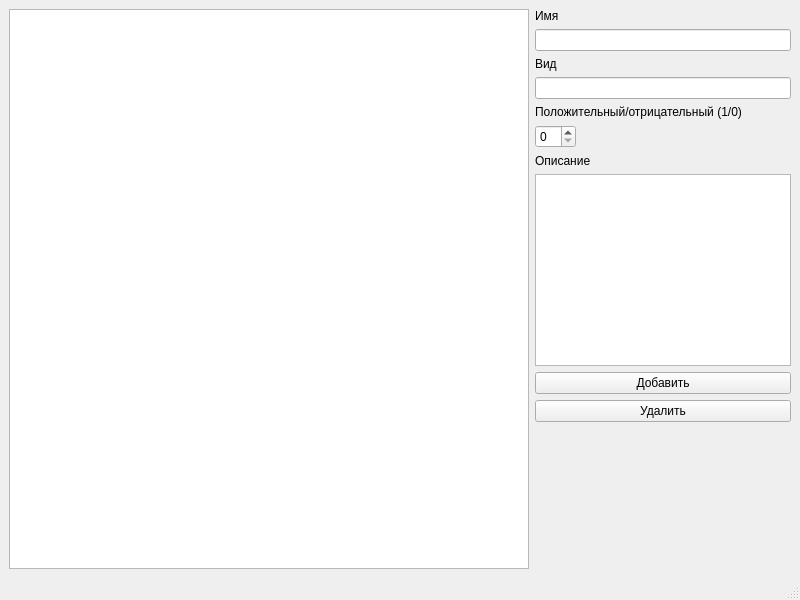
<?xml version="1.0" encoding="UTF-8"?>
<ui version="4.0">
 <class>HeroWindow</class>
 <widget class="QMainWindow" name="HeroWindow">
  <property name="geometry">
   <rect>
    <x>0</x>
    <y>0</y>
    <width>800</width>
    <height>600</height>
   </rect>
  </property>
  <property name="windowTitle">
   <string>MainWindow</string>
  </property>
  <widget class="QWidget" name="centralwidget">
   <layout class="QGridLayout" name="gridLayout">
    <item row="0" column="0">
     <widget class="QTableView" name="tableView"/>
    </item>
    <item row="0" column="1">
     <layout class="QVBoxLayout" name="verticalLayout">
      <item>
       <widget class="QLabel" name="label">
        <property name="text">
         <string>Имя</string>
        </property>
       </widget>
      </item>
      <item>
       <widget class="QLineEdit" name="lineEdit">
        <property name="sizePolicy">
         <sizepolicy hsizetype="Preferred" vsizetype="Fixed">
          <horstretch>0</horstretch>
          <verstretch>0</verstretch>
         </sizepolicy>
        </property>
       </widget>
      </item>
      <item>
       <widget class="QLabel" name="label_2">
        <property name="text">
         <string>Вид</string>
        </property>
       </widget>
      </item>
      <item>
       <widget class="QLineEdit" name="lineEdit_2">
        <property name="sizePolicy">
         <sizepolicy hsizetype="Preferred" vsizetype="Fixed">
          <horstretch>0</horstretch>
          <verstretch>0</verstretch>
         </sizepolicy>
        </property>
       </widget>
      </item>
      <item>
       <widget class="QLabel" name="label_3">
        <property name="text">
         <string>Положительный/отрицательный (1/0)</string>
        </property>
       </widget>
      </item>
      <item>
       <widget class="QSpinBox" name="spinBox">
        <property name="sizePolicy">
         <sizepolicy hsizetype="Fixed" vsizetype="Fixed">
          <horstretch>0</horstretch>
          <verstretch>0</verstretch>
         </sizepolicy>
        </property>
       </widget>
      </item>
      <item>
       <widget class="QLabel" name="label_4">
        <property name="text">
         <string>Описание</string>
        </property>
       </widget>
      </item>
      <item>
       <widget class="QTextEdit" name="textEdit">
        <property name="sizePolicy">
         <sizepolicy hsizetype="Preferred" vsizetype="Expanding">
          <horstretch>0</horstretch>
          <verstretch>0</verstretch>
         </sizepolicy>
        </property>
        <property name="minimumSize">
         <size>
          <width>170</width>
          <height>0</height>
         </size>
        </property>
        <property name="baseSize">
         <size>
          <width>170</width>
          <height>0</height>
         </size>
        </property>
       </widget>
      </item>
      <item>
       <widget class="QPushButton" name="pushButton">
        <property name="sizePolicy">
         <sizepolicy hsizetype="Preferred" vsizetype="Fixed">
          <horstretch>0</horstretch>
          <verstretch>0</verstretch>
         </sizepolicy>
        </property>
        <property name="text">
         <string>Добавить</string>
        </property>
       </widget>
      </item>
      <item>
       <widget class="QPushButton" name="pushButton_3">
        <property name="sizePolicy">
         <sizepolicy hsizetype="Preferred" vsizetype="Fixed">
          <horstretch>0</horstretch>
          <verstretch>0</verstretch>
         </sizepolicy>
        </property>
        <property name="text">
         <string>Удалить</string>
        </property>
       </widget>
      </item>
      <item>
       <spacer name="verticalSpacer">
        <property name="orientation">
         <enum>Qt::Vertical</enum>
        </property>
        <property name="sizeHint" stdset="0">
         <size>
          <width>20</width>
          <height>40</height>
         </size>
        </property>
       </spacer>
      </item>
     </layout>
    </item>
   </layout>
  </widget>
  <widget class="QMenuBar" name="menubar">
   <property name="geometry">
    <rect>
     <x>0</x>
     <y>0</y>
     <width>800</width>
     <height>20</height>
    </rect>
   </property>
  </widget>
  <widget class="QStatusBar" name="statusbar"/>
 </widget>
 <resources/>
 <connections/>
</ui>
